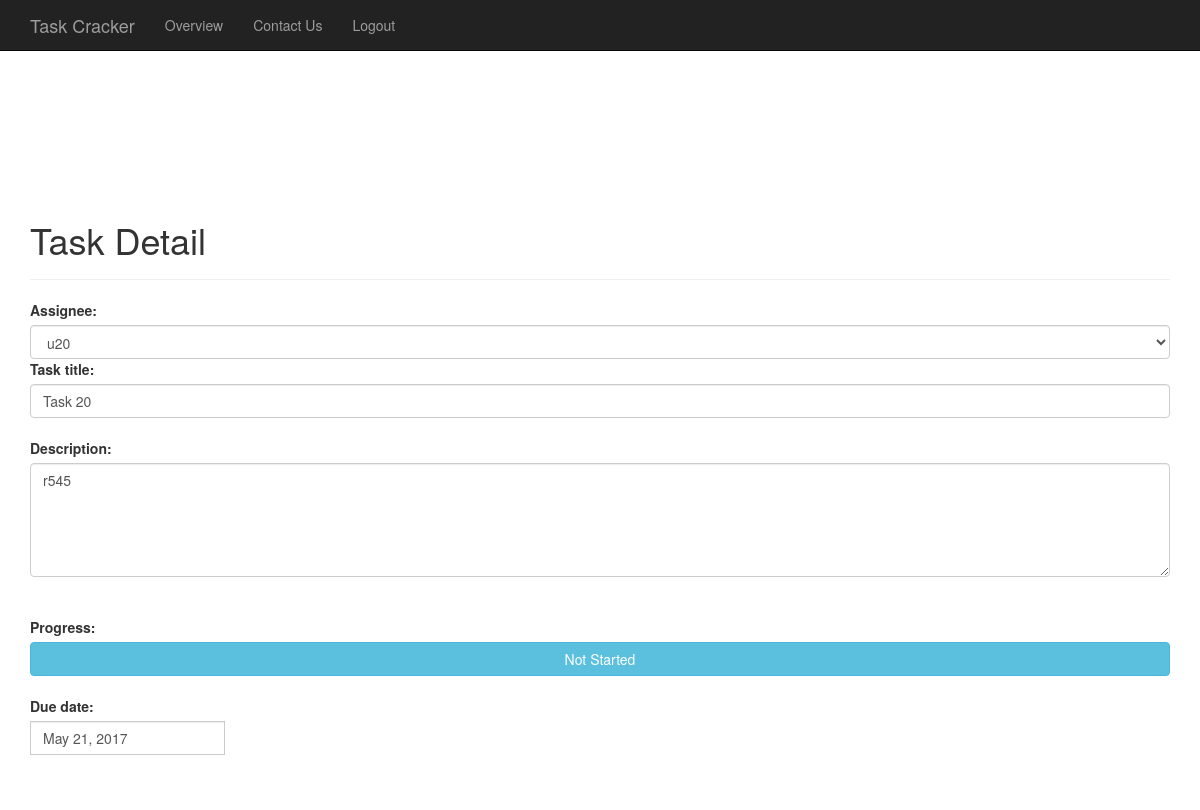
The page /task/49/ on the database its author committed.
### task/models.py (models this page shows, shortened)
class Task(models.Model):
    NOTSTARTED = 'Not Started'
    INPROGRESS = 'In Progress'
    FINISHED = 'Finished'
    PROGRESS_CHOICES = (
        (NOTSTARTED, 'Not Started'),
        (INPROGRESS, 'In Progress'),
        (FINISHED, 'Finished'),
    )
    progress = models.CharField(
        max_length=20,
        choices=PROGRESS_CHOICES,
        default=NOTSTARTED,
    )
    user = models.ForeignKey(User,default=1)
    assignee = models.CharField(max_length=500)
    title = models.CharField(max_length=500)
    description = models.TextField(blank=True, null=True)
    deadline = models.DateField()
    created_date = models.DateTimeField(
        blank=True, null=True)

### task/views.py (the view)
# urls.py: url(r'^(?P<task_id>[0-9]+)/$', views.detail, name='detail'),
def detail(request, task_id):
    task = Task.objects.get(pk=task_id)
    context = {
        'task':task,
    }
    return render(request,'task/detail.html',context)

### task/templates/task/detail.html (shortened to what this page needs)
<!DOCTYPE html>
<html lang="en">
<head>
    <link rel="stylesheet" href="https://maxcdn.bootstrapcdn.com/bootstrap/3.3.7/css/bootstrap.min.css">
    <link rel="stylesheet" href="https://cdnjs.cloudflare.com/ajax/libs/bootstrap-datepicker/1.4.1/css/bootstrap-datepicker3.css"/>
</head>
{% if task %}
<body>
<nav class="navbar navbar-inverse navbar-fixed-top">
    <div class="container">
        <div class="navbar-header">
            <a class="navbar-brand" href="{%url 'task:index' %}">Task Cracker</a>
        </div>
        <ul class="nav navbar-nav">
            <li><a href="{%url 'task:index' %}">Overview</a></li>
            <li><a href="{%url 'task:about' %}">Contact Us</a></li>
            <li><a href="{% url 'task:logout_user' %}">Logout</a></li>
        </ul>
    </div>
</nav>
<br><br><br><br>
<div class="container" name="main_container" style="margin-top: 100px">
    <div class="row">
        <div class="col-sm-12">
            <div class="page-header">
                <h1>Task Detail</h1>
            </div>
            <div class="form-group">
                <label for="sel1">Assignee:</label>
                 <select class="form-control">
                    <option hidden>{{ task.assignee }}</option>
                </select>
                <label for="title">Task title: </label>
                <input type="text" class="form-control" id="title" value="{{ task.title }}" maxlength="166">
                <br>
                <label for="comment">Description:</label>
                <textarea class="form-control" rows="5" id="comment">{{ task.description }} </textarea>
                <br>
                <br>
                <label class="control-label" for="date">Progress:</label>
                <div class="btn-group btn-group-justified">
                    <a class="btn btn-info">{{ task.progress }}</a>
                </div>
                <br>
                <label class="control-label" for="date">Due date:</label>
                <div class='input-group date' name="date">
                    <input class="form-control" id="date" name="date" value="{{ task.deadline }}" type="text"/>
                </div>
            </div>
            <br>
            <br>
        </div>
    </div>
</div>
</body>
{% endif %}
</html>

### rows shown on the page
Task: assignee "u20", title "Task 20", description "r545", progress "Not Started", date "May 21, 2017"
